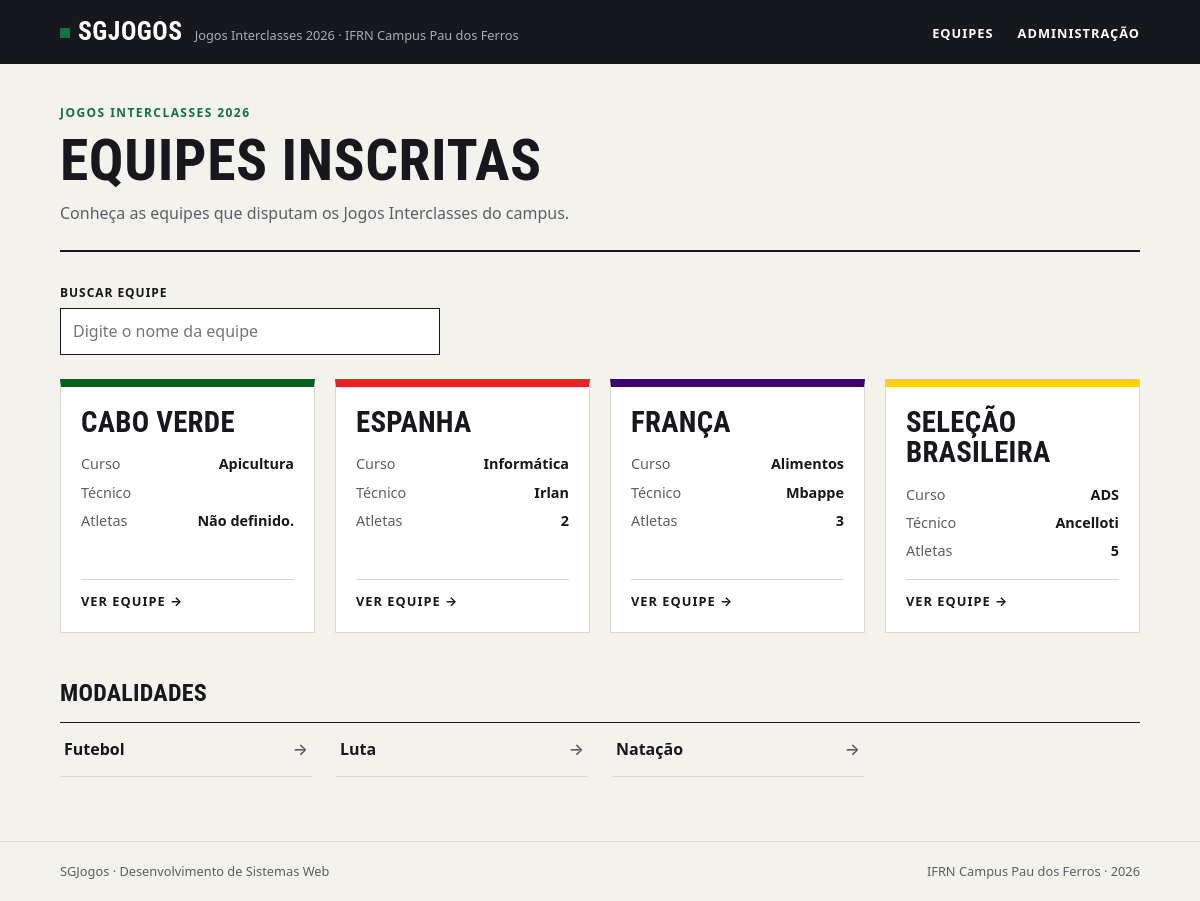
The page / on the database its author committed.
### jogos/models.py (models this page shows)
class Equipe(models.Model):
    nome = models.CharField(max_length=50, unique=True)
    curso = models.CharField(max_length=50, unique=True)
    cor = models.CharField(max_length=7)
    criada_em = models.DateTimeField(auto_now_add=True)
    def __str__(self):
        return self.nome
    class Meta:
        ordering = ["nome"]
        verbose_name = "equipe"
        verbose_name_plural = "equipes"

class Tecnico(models.Model):
    nome = models.CharField(max_length=50)
    email = models.EmailField(max_length=254)
    telefone = models.CharField(max_length=50)
    equipe = models.OneToOneField("Equipe", related_name="tecnico", null=True, blank=True, on_delete=models.CASCADE)
    def __str__(self):
        return self.nome
    class Meta:
        ordering = ["nome"]
        verbose_name = "técnico"
        verbose_name_plural = "técnicos"

class Modalidade(models.Model):
    TIPOS = {
        "individual": "Individual",
        "coletiva": "Coletiva"
    }
    nome = models.CharField(max_length=50, unique=True)
    tipo = models.CharField(blank=False, choices=TIPOS)
    max_atletas = models.PositiveIntegerField()
    def __str__(self):
        return self.nome
    class Meta:
        ordering = ["nome"]
        verbose_name = "modalidade"
        verbose_name_plural = "modalidades"

### jogos/views.py (the view)
# urls.py: path('', views.index, name="index"),
def index(request):
    context = {
        "modalidades": Modalidade.objects.all(),
        "equipes": Equipe.objects.all()
    }
    return render(request, "index.html", context)

### jogos/templates/index.html (shortened to what this page needs)
{% load static %}
<!DOCTYPE html>
<html lang="pt-br">
<head>
    <link rel="stylesheet" href="{% static 'jogos/style.css' %}">
</head>
<body>
    <header class="cabecalho">
        <div class="conteudo">
            <a class="marca" href="index.html">
                <strong>SGJogos</strong>
                <span>Jogos Interclasses 2026 · IFRN Campus Pau dos Ferros</span>
            </a>
            <nav class="menu">
                <ul>
                    <li><a href="{% url 'index' %}">Equipes</a></li>
                    <li><a href="/admin">Administração</a></li>
                </ul>
            </nav>
        </div>
    </header>
    <main class="conteudo">
        <header class="topo">
            <span class="sobretitulo">Jogos Interclasses 2026</span>
            <h1>Equipes inscritas</h1>
            <p class="descricao">Conheça as equipes que disputam os Jogos Interclasses do campus.</p>
        </header>
        <div class="busca">
            <label for="busca">Buscar equipe</label>
            <input type="search" id="busca" placeholder="Digite o nome da equipe">
        </div>
        <section class="grade" id="lista-equipes">
            {% for equipe in equipes %}
                <article class="card" style="border-top-color: {{equipe.cor}};">
                    <h3>{{equipe}}</h3>
                    <dl>
                        <dt>Curso</dt>
                        <dd>{{equipe.curso}}</dd>
                        <dt>Técnico</dt>
                        <dd>{{equipe.tecnico}}</dd>
                        <dt>Atletas</dt>
                        {% if equipe.tecnico %}
                        <dd>{{equipe.atletas.count}}</dd>
                        {% else %}
                        <dd>Não definido.</dd>
                        {% endif %}
                    </dl>
                    <a class="link" href="{% url 'equipe' equipe.id %}">Ver equipe</a>
                </article>
            {% endfor %}
        </section>
        <h2>Modalidades</h2>
        <ul class="lista-modalidades">
            {% for modalidade in modalidades %}
            <li><a href="{% url 'modalidade' modalidade.id %}">{{modalidade}}</a></li>
            {% endfor %}
        </ul>
    </main>
    <footer class="rodape">
        <div class="conteudo">
            <p>SGJogos · Desenvolvimento de Sistemas Web</p>
            <p>IFRN Campus Pau dos Ferros · 2026</p>
        </div>
    </footer>
</body>
</html>

### jogos/static/jogos/style.css (style rules this page uses)
:root { --papel: #f4f2ed; --branco: #ffffff; --tinta: #16181d; --tinta-suave: #5c5f67; --linha: #dcd8ce; --verde: #12733f; --verde-claro: #e2efe6; --fonte-texto: system-ui, -apple-system, "Segoe UI", Roboto, Ubuntu, "Helvetica Neue", Arial, sans-serif; --fonte-titulo: "Bahnschrift SemiCondensed", "Bahnschrift", "Avenir Next Condensed", "Roboto Condensed", "Ubuntu Condensed", "Arial Narrow", var(--fonte-texto); }
*, *::before, *::after { box-sizing: border-box; }
* { margin: 0; padding: 0; }
body { min-height: 100vh; display: flex; flex-direction: column; background: var(--papel); color: var(--tinta); font-family: var(--fonte-texto); font-size: 1rem; line-height: 1.55; -webkit-font-smoothing: antialiased; }
a { color: inherit; }
ul { list-style: none; }
h1, h2, h3 { font-family: var(--fonte-titulo); font-stretch: condensed; font-weight: 700; line-height: 1.05; text-transform: uppercase; letter-spacing: 0.01em; }
.conteudo { width: 100%; max-width: 1120px; margin: 0 auto; padding: 0 20px; }
.cabecalho { background: var(--tinta); color: var(--branco); }
.cabecalho .conteudo { display: flex; align-items: center; justify-content: space-between; gap: 16px; min-height: 64px; }
.marca { display: flex; align-items: baseline; gap: 12px; text-decoration: none; }
.marca strong { font-family: var(--fonte-titulo); font-stretch: condensed; font-size: 1.6rem; letter-spacing: 0.02em; text-transform: uppercase; }
.marca strong::before { content: ""; display: inline-block; width: 10px; height: 10px; margin-right: 8px; background: var(--verde); transform: translateY(-2px); }
.marca span { color: #a9acb3; font-size: 0.8rem; }
.menu ul { display: flex; gap: 24px; }
.menu a { font-size: 0.8rem; font-weight: 600; letter-spacing: 0.08em; text-transform: uppercase; text-decoration: none; padding: 6px 0; border-bottom: 2px solid transparent; }
main.conteudo { flex: 1; padding-top: 40px; padding-bottom: 64px; }
.topo { padding-bottom: 24px; margin-bottom: 32px; border-bottom: 2px solid var(--tinta); }
.sobretitulo { display: block; margin-bottom: 8px; color: var(--verde); font-size: 0.75rem; font-weight: 700; letter-spacing: 0.12em; text-transform: uppercase; }
h1 { font-size: clamp(2.2rem, 6vw, 3.6rem); }
.descricao { max-width: 60ch; margin-top: 10px; color: var(--tinta-suave); }
h2 { margin: 48px 0 16px; font-size: 1.5rem; }
.busca { display: flex; flex-direction: column; gap: 6px; max-width: 380px; margin-bottom: 24px; }
.busca label { font-size: 0.75rem; font-weight: 700; letter-spacing: 0.08em; text-transform: uppercase; }
.busca input { padding: 10px 12px; border: 1px solid var(--tinta); border-radius: 0; background: var(--branco); color: var(--tinta); font: inherit; }
.grade { display: grid; grid-template-columns: repeat(auto-fill, minmax(250px, 1fr)); gap: 20px; }
.card { display: flex; flex-direction: column; gap: 16px; padding: 20px; background: var(--branco); border: 1px solid var(--linha); border-top: 8px solid var(--tinta); }
.card h3 { font-size: 1.8rem; }
.card dl { display: grid; grid-template-columns: auto 1fr; gap: 6px 12px; font-size: 0.9rem; }
.card dt { color: var(--tinta-suave); }
.card dd { font-weight: 600; text-align: right; }
.card .link { margin-top: auto; padding-top: 12px; border-top: 1px solid var(--linha); font-size: 0.8rem; font-weight: 700; letter-spacing: 0.08em; text-transform: uppercase; text-decoration: none; }
.card .link::after { content: " →"; }
.lista-modalidades { display: grid; grid-template-columns: repeat(auto-fill, minmax(220px, 1fr)); column-gap: 24px; border-top: 1px solid var(--tinta); }
.lista-modalidades a { display: flex; justify-content: space-between; padding: 14px 4px; border-bottom: 1px solid var(--linha); font-weight: 600; text-decoration: none; }
.lista-modalidades a::after { content: "→"; color: var(--tinta-suave); }
.rodape { border-top: 1px solid var(--linha); color: var(--tinta-suave); font-size: 0.8rem; }
.rodape .conteudo { display: flex; flex-wrap: wrap; justify-content: space-between; gap: 8px; padding-top: 20px; padding-bottom: 20px; }

### rows shown on the page
Equipe: nome "CABO VERDE", curso "Apicultura", shows "Não definido."
Equipe: nome "ESPANHA", curso "Informática", tecnico "Irlan", atletas.count "2"
Equipe: nome "FRANÇA", curso "Alimentos", tecnico "Mbappe", atletas.count "3"
Equipe: nome "SELEÇÃO BRASILEIRA", curso "ADS", tecnico "Ancelloti", atletas.count "5"
Modalidade: nome "Futebol"
Modalidade: nome "Luta"
Modalidade: nome "Natação"
